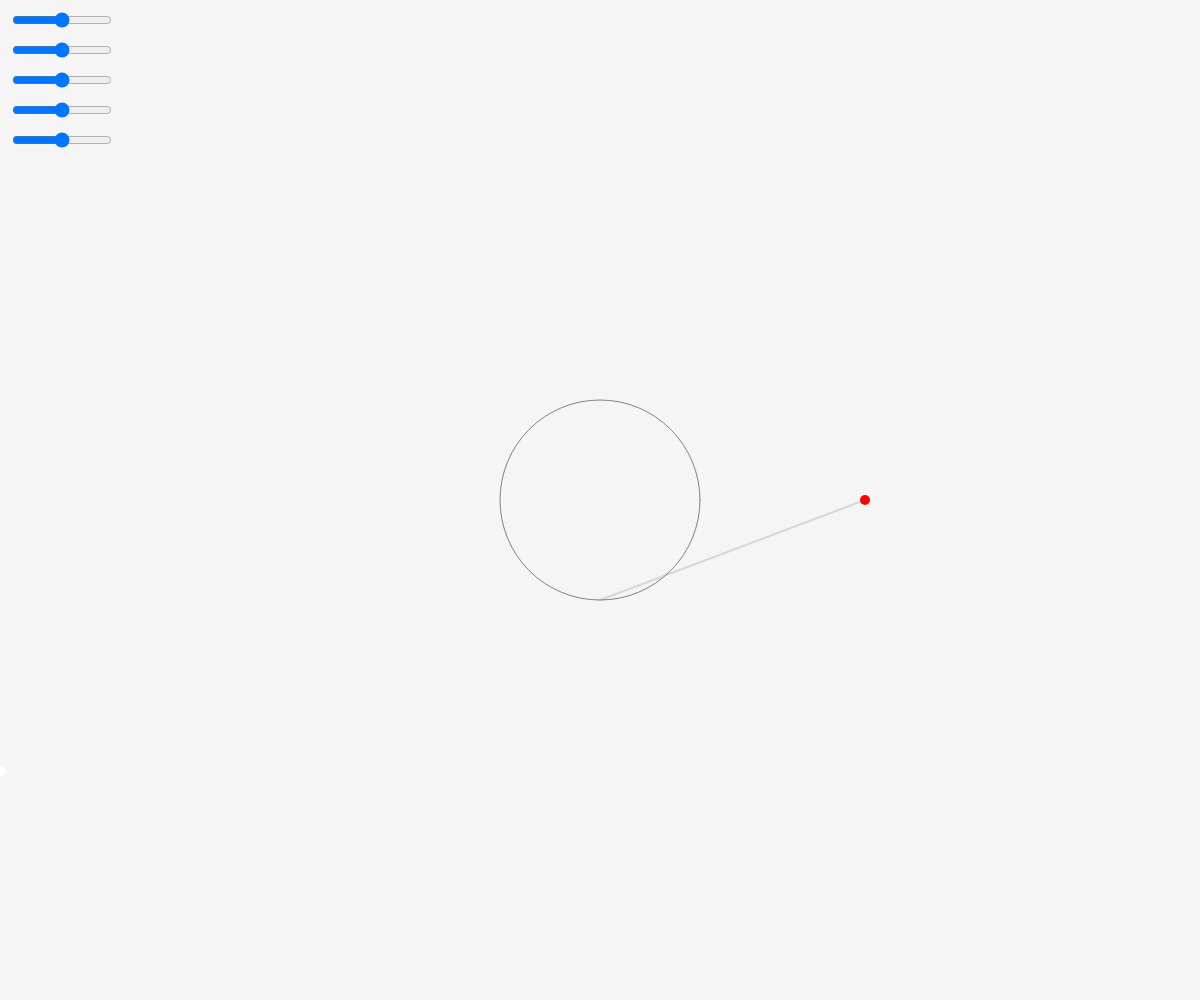
Frame 1 (no input)
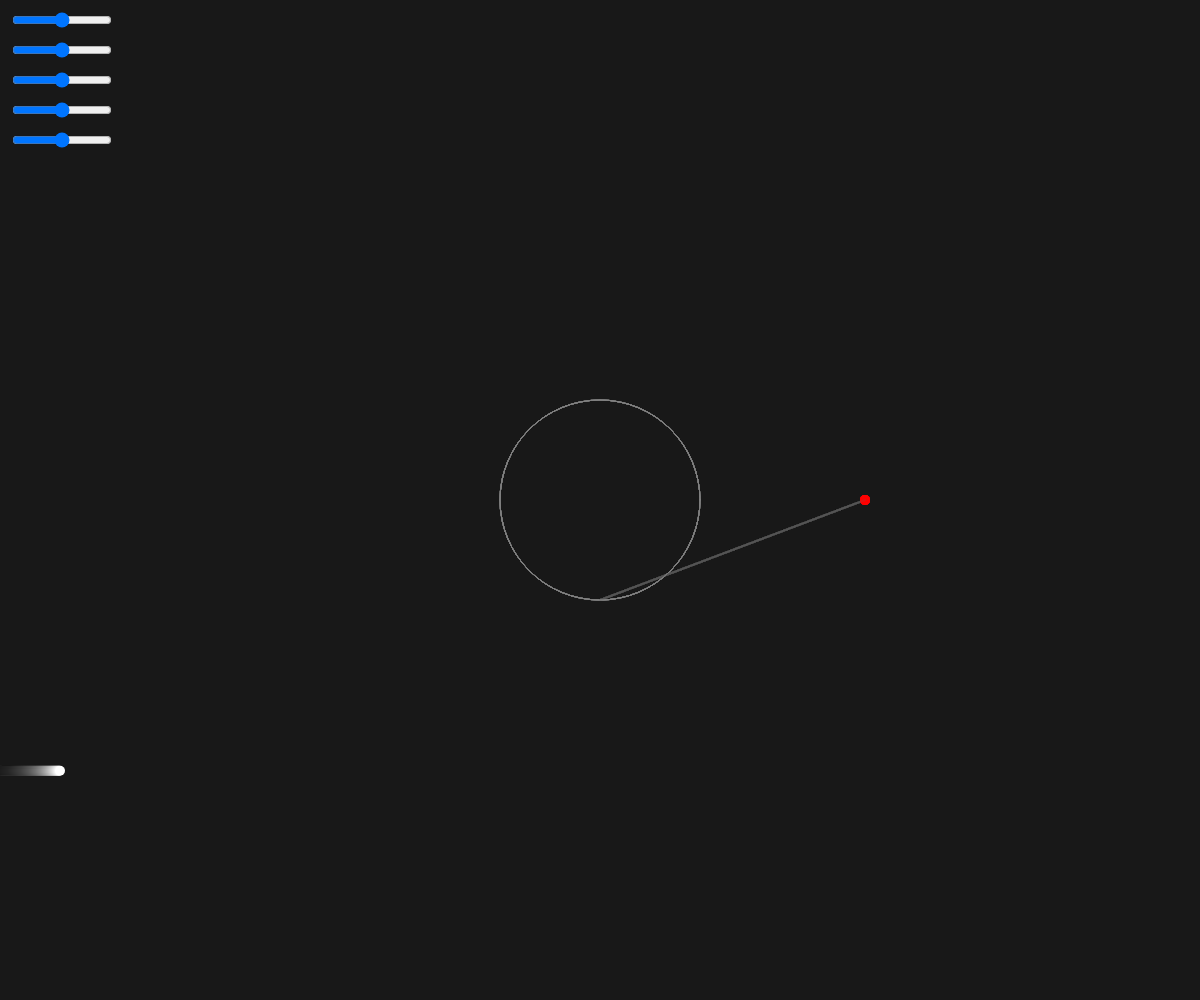
Frame 60 (no input)
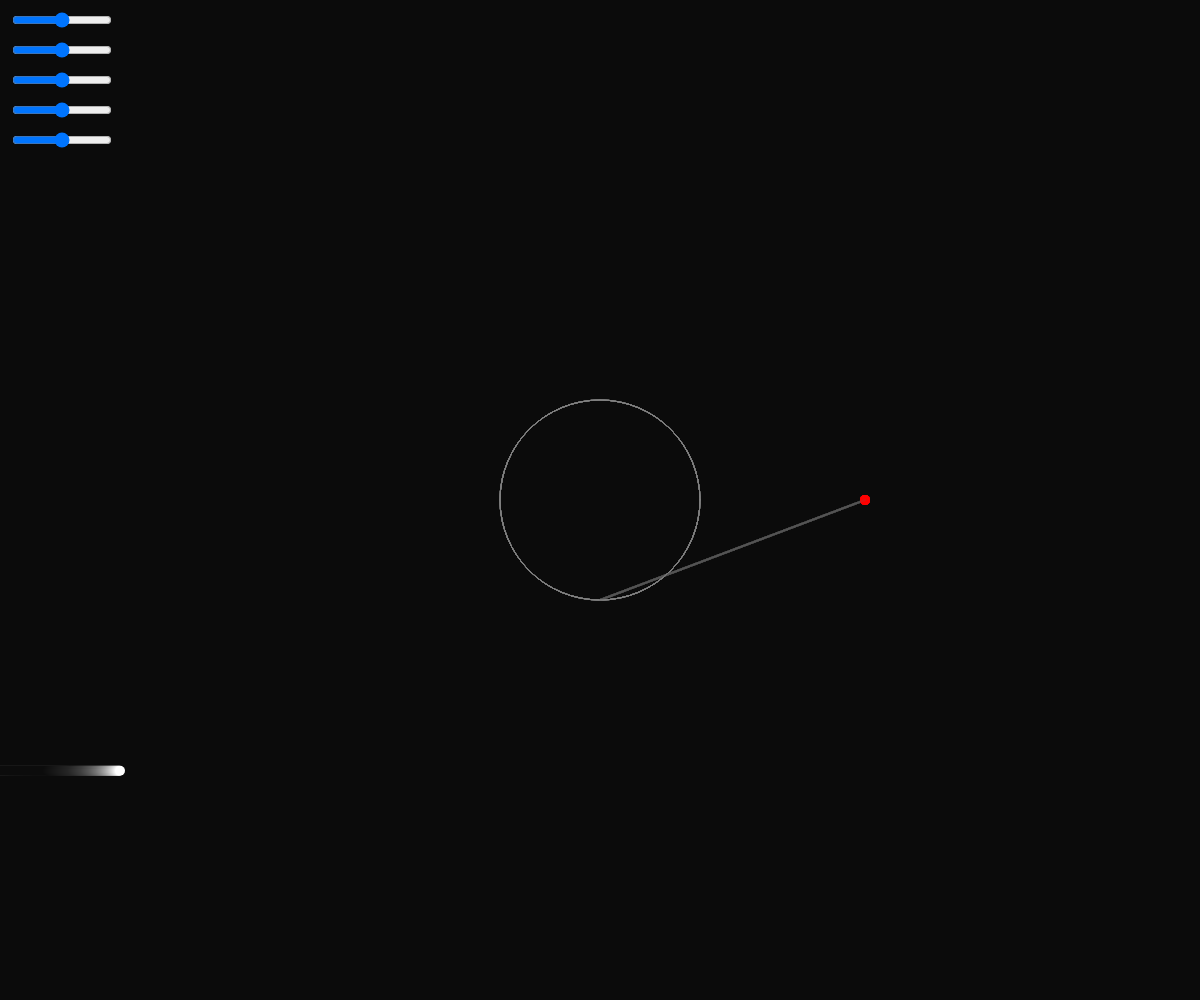
Frame 120 (the mouse pressed at the canvas centre since frame 60)

The p5.js sketch that drew these frames (run headless with seeded random() and noise() and a simulated clock; from frame 60 on, the mouse is pressed at the canvas centre):

// p5.js sketch
// ── sketch.js
let p = { x: 0, y: 0 };

let _p = { x: 0, y: 0 };

let a = { x: 0, y: 0 };

let adjust;

let speed1Slider;
let speed2Slider;

let graghX = 0;


function setup() {
    createCanvas(windowWidth, windowHeight);
    angleMode(DEGREES);
    console.log(myCircle());

    a.x = cos(90) * 100;
    a.y = sin(90) * 100;

    adjust = width / 2;

    speed1Slider = createSlider(-10, 10, 0);
    speed1Slider.position(10, 10);
    speed1Slider.style('width', '100px');

    speed2Slider = createSlider(-10, 10, 0);
    speed2Slider.position(10, 40);
    speed2Slider.style('width', '100px');

    speed3Slider = createSlider(-10, 10, 0);
    speed3Slider.position(10, 70);
    speed3Slider.style('width', '100px');

    speed4Slider = createSlider(-10, 10, 0);
    speed4Slider.position(10, 100);
    speed4Slider.style('width', '100px');

    speed5Slider = createSlider(-10, 10, 0);
    speed5Slider.position(10, 130);
    speed5Slider.style('width', '100px');

}

function draw() {
    let speed = frameCount;

    background(0, 10);
    translate(0, height / 2)

    // myCircle();

    stroke("white");
    strokeWeight(10);

    let tmp = moveCircle({ x: width / 2, y: 0 }, 100, speed * speed1Slider.value());
    let tmp1 = moveCircle({ x: tmp.x, y: tmp.y }, 70, speed * speed2Slider.value());
    let tmp2 = moveCircle({ x: tmp1.x, y: tmp1.y }, 50, speed * speed3Slider.value());
    let tmp3 = moveCircle({ x: tmp2.x, y: tmp2.y }, 30, speed * speed4Slider.value());
    let tmp4 = moveCircle({ x: tmp3.x, y: tmp3.y }, 15, speed * speed5Slider.value());

    noFill();
    strokeWeight(1);
    stroke("gray");
    circle(width / 2, 0, 200);
    // circle(tmp.x, tmp.y, 140);
    // circle(tmp1.x, tmp1.y, 100);
    // circle(tmp2.x, tmp2.y, 60);
    // circle(tmp3.x, tmp3.y, 30);


    stroke("red");
    strokeWeight(10);
    point(tmp4.x, tmp4.y);

    let tmpDist = dist(a.x, a.y, tmp4.x, tmp4.y);
    if (graghX > width) {
        graghX = 0;
    }
    graghX += 1;
    stroke("white");
    point(graghX, tmpDist - 600);

    stroke(100, 100, 100, 50)
    strokeWeight(2);
    line(a.x + width / 2, a.y, tmp4.x, tmp4.y);
}

function myCircle() {
    let coardinates = [];
    for (let theta = 0; theta < 360; theta++) {
        let x = cos(theta) * 100;
        let y = sin(theta) * 100;
        strokeWeight(2);
        stroke("white");
        point(x + adjust, y);
        coardinates.push({ x: x, y: y });
    }
    return coardinates;
}

function moveCircle(center, r, speed) {
    let p = { x: cos(speed) * r + center.x, y: sin(speed) * r + center.y };
    return p;
}

const dist = (x1, y1, x2, y2) => sqrt(sq(x2 - x1) + sq(y2 - y1));
// ── style.css
*{
    margin: 0;
    padding: 0;
}

canvas{
    position: fixed;
    top:0;
    left: 0;
}
